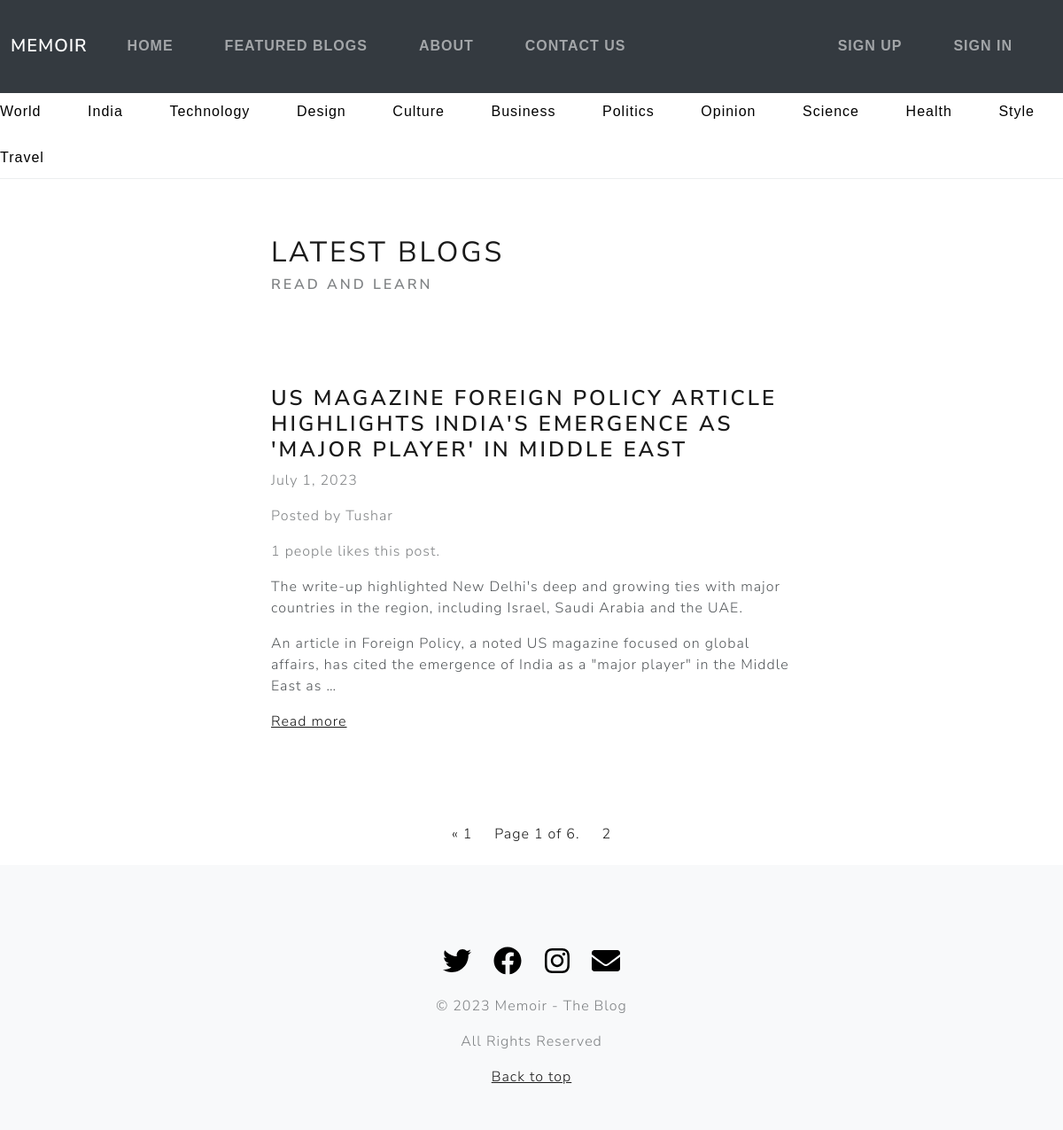
The page / on the database its author committed.
### app_blog/models.py (models this page shows)
class Article(models.Model):
    title = models.CharField(max_length=255)
    content = HTMLField()
    date = models.DateField(auto_now_add=True)
    author = models.ForeignKey(User, on_delete=models.CASCADE)
    likes = models.ManyToManyField(User, related_name='likes', blank=True)
    featured = models.BooleanField(default=False)
    world = models.BooleanField(default=False)
    india = models.BooleanField(default=False)
    technology = models.BooleanField(default=False)
    design = models.BooleanField(default=False)
    culture = models.BooleanField(default=False)
    business = models.BooleanField(default=False)
    politics = models.BooleanField(default=False)
    opinion = models.BooleanField(default=False)
    science = models.BooleanField(default=False)
    health = models.BooleanField(default=False)
    style = models.BooleanField(default=False)
    travel = models.BooleanField(default=False)

### app_blog/views.py (the view)
# urls.py: path('', Index.as_view(), name='index'),
class Index(ListView):
    model = Article
    queryset = Article.objects.all().order_by('-date')
    template_name = 'blog/index.html'
    paginate_by = 1

### app_blog/templates/blog/index.html (shortened to what this page needs)
{% extends 'blog/base.html' %}
{% block content  %}
    <div class="row">
        <div class="col-md-6 col-12 mx-md-auto mx-3 mt-5 mb-5">
            <h1 class="fw-bolder">Latest Blogs</h1>
            <h5 class="text-muted" >Read and Learn</h5>
        </div>
    </div>
    {% for object in object_list  %}
    <div class="row">
        <div class="col-md-6 col-11 mx-md-auto mx -3 mt-5 mb-5">
            <h3 class="fw-bold">{{ object.title }}</h3>
            <p class="text-muted">{{ object.date }}</p>
            <p class="text-muted">Posted by {{ object.author.username }}</p>
            {% if object.likes.count == 1 %}
                <p class="text-muted">{{ object.likes.count }} people likes this post.</p>
            {% else %}
                <p class="text-muted">{{ object.likes.count }} people liked this post.</p>
            {% endif %}
            <div class="my-3">
                {{ object.content|truncatewords_html:50|safe}}
            </div>
            <a href="{% url 'detail_article' object.id %}">Read more</a>
        </div>
    </div>
    {% endfor %}
    <nav>
        <ul class="pagination">
            <div class="mx-auto d-flex flex-row mt-5">
                {% if page_obj.has_previous %}
                    <li class="page-item">
                        <a href="?page={{ page_obj.previous_page_number }}" class="page-link">{{ page_obj.previous_page_number }}</a>
                    </li>
                {% else %}
                    <li class="page-item">
                        <a href="?page=1" class="page-link">&laquo; 1</a>
                    </li>
                {% endif %}
                <li class="page-item">
                    <a href="#" class="page-link">Page {{ page_obj.number }} of {{ page_obj.paginator.num_pages }}.</a>
                </li>
                {% if page_obj.has_next %}
                    <li class="page-item">
                        {% if page_obj.next_page_number == page_obj.paginator.num_pages %}
                            <a class="page-link" href="?page={{ page_obj.paginator.num_pages }}">{{ page_obj.paginator.num_pages}} &laquo;</a>
                        {% else %}
                        <a class="page-link" href="?page={{ page_obj.next_page_number }}">{{ page_obj.next_page_number }}</a>
                        {% endif %}
                    </li>
                {% endif %}
            </div>
        </ul>
    </nav>
<footer class="py-5 text-center text-body-secondary bg-body-tertiary" id="footer" style="background-color: white;">
    <br>
    <div class="container-fluid">
        <a href="https://twitter.com/"><i class="fab fa-brands fa-twitter fa-2x social"></i></a>
        <a href="https://www.facebook.com/"><i class="fab fa-brands fa-facebook fa-2x social"></i></a>
        <a href="https://www.instagram.com/"><i class="fab fa-brands fa-instagram fa-2x social"></i></a>
        <a href="https://mail.google.com/"><i class="fas fa-solid fa-envelope fa-2x social"></i></a>
        <p>© 2023 Memoir - The Blog </p>
        <p>All Rights Reserved</p>
        <p class="mb-0">
            <a href="#">Back to top</a>
        </p>
    </div>
</footer>
{% endblock content %}

### app_blog/templates/blog/base.html (shortened to what this page needs)
<!DOCTYPE html>
<html lang="en">
<head>
	<link rel="stylesheet" href="https://bootswatch.com/5/lux/bootstrap.min.css">
    <link rel="stylesheet" href="https://use.fontawesome.com/releases/v5.15.4/css/all.css">
</head>
<body>
	{% include 'blog/nav.html' %}
	{% block content %}
	{% endblock content %}
</body>
</html>

### app_blog/templates/blog/nav.html (shortened to what this page needs)
<nav class="navbar navbar-expand-lg navbar-dark bg-dark">
  <div class="container-fluid">
    <a class="navbar-brand" href="{% url 'index' %}">Memoir</a>
    <div class="collapse navbar-collapse" id="navbarText">
      <ul class="navbar-nav me-auto mb-2 mb-lg-0">
        <li class="nav-item">
          <a class="nav-link " aria-current="page" href="{% url 'index' %}">Home</a>
        </li>
        <li class="nav-item">
          <a class="nav-link " aria-current="page" href="{% url 'featured' %}">Featured Blogs</a>
        </li>
        <li class="nav-item">
          <a class="nav-link " aria-current="page" href="{% url 'about' %}">About</a>
        </li>
        <li class="nav-item">
          <a class="nav-link " aria-current="page" href="#footer">Contact Us</a>
        </li>
      </ul>
        <ul class="navbar-nav">
          {% if request.user.is_authenticated %}
        <li class="nav-item">
          <a class="nav-link " aria-current="page" href="{% url 'logout' %}">Sign Out</a>
        </li>
          {% else %}
          <li class="nav-item">
            <a class="nav-link " aria-current="page" href="{% url 'register' %}">Sign up</a>
          </li>
          <li class="nav-item">
            <a class="nav-link " aria-current="page" href="{% url 'login' %}">Sign in</a>
          </li>
          {% endif %}
      </ul>
    </div>
  </div>
</nav>
<div class="nav-scroller py-1 mb-3 border-bottom">
  <nav class="nav nav-underline justify-content-between">
    <a class="nav-item nav-link link-body-emphasis" href="{% url 'world' %}">World</a>
    <a class="nav-item nav-link link-body-emphasis" href="{% url 'india' %}">India</a>
    <a class="nav-item nav-link link-body-emphasis" href="{% url 'technology' %}">Technology</a>
    <a class="nav-item nav-link link-body-emphasis" href="{% url 'design' %}">Design</a>
    <a class="nav-item nav-link link-body-emphasis" href="{% url 'culture' %}">Culture</a>
    <a class="nav-item nav-link link-body-emphasis" href="{% url 'business' %}">Business</a>
    <a class="nav-item nav-link link-body-emphasis" href="{% url 'politics' %}">Politics</a>
    <a class="nav-item nav-link link-body-emphasis" href="{% url 'opinion' %}">Opinion</a>
    <a class="nav-item nav-link link-body-emphasis" href="{% url 'science' %}">Science</a>
    <a class="nav-item nav-link link-body-emphasis" href="{% url 'health' %}">Health</a>
    <a class="nav-item nav-link link-body-emphasis" href="{% url 'style' %}">Style</a>
    <a class="nav-item nav-link link-body-emphasis" href="{% url 'travel' %}">Travel</a>
  </nav>
</div>

### app_blog/templates/blog/base.html (style rules this page uses)
.social { margin: 20px 10px; color: black; }
.nav-item { padding: 5px; }
.nav-link { font-size: 1rem; font-family: 'Montserrat', sans-serif; }

### rows shown on the page
Article: title "US MAGAZINE FOREIGN POLICY ARTICLE HIGHLIGHTS INDIA'S EMERGENCE AS 'MAJOR PLAYER' IN MIDDLE EAST", date "July 1, 2023", author.username "Tushar", likes.count "1", content "The write-up highlighted New Delhi's deep and growing ties with major countries in the region, including Israel, Saudi Arabia and the UAE. An article in Foreign Policy, a noted US magazine focused on global affairs, has cited the emergence of India as a \"major player\" in the Middle East as …"

### other values the page prints
{{ page_obj.number }} "1"
{{ page_obj.paginator.num_pages }} "6"
{{ page_obj.next_page_number }} "2"
